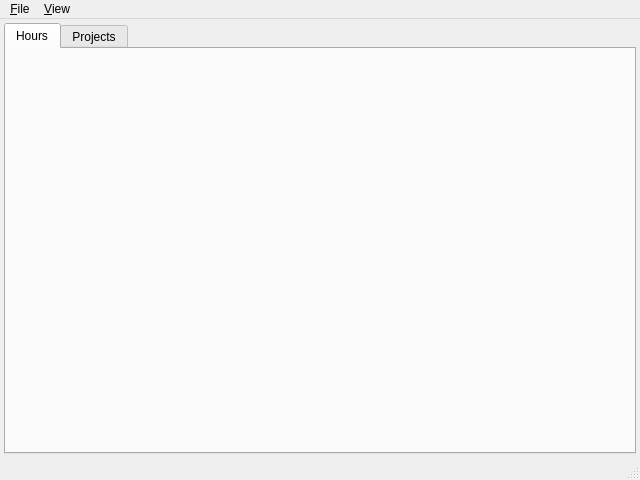
<?xml version="1.0" encoding="UTF-8"?>
<ui version="4.0">
 <class>WMainWindow</class>
 <widget class="QMainWindow" name="WMainWindow">
  <property name="geometry">
   <rect>
    <x>0</x>
    <y>0</y>
    <width>640</width>
    <height>480</height>
   </rect>
  </property>
  <property name="windowTitle">
   <string>HourGlass</string>
  </property>
  <widget class="QWidget" name="centralwidget">
   <layout class="QVBoxLayout" name="verticalLayout_3">
    <property name="spacing">
     <number>4</number>
    </property>
    <property name="leftMargin">
     <number>4</number>
    </property>
    <property name="topMargin">
     <number>4</number>
    </property>
    <property name="rightMargin">
     <number>4</number>
    </property>
    <property name="bottomMargin">
     <number>4</number>
    </property>
    <item>
     <widget class="QTabWidget" name="tabWidget">
      <property name="currentIndex">
       <number>0</number>
      </property>
      <widget class="QWidget" name="tab_1">
       <attribute name="title">
        <string>Hours</string>
       </attribute>
       <layout class="QVBoxLayout" name="verticalLayout_2">
        <property name="spacing">
         <number>4</number>
        </property>
        <property name="leftMargin">
         <number>4</number>
        </property>
        <property name="topMargin">
         <number>4</number>
        </property>
        <property name="rightMargin">
         <number>4</number>
        </property>
        <property name="bottomMargin">
         <number>4</number>
        </property>
        <item>
         <widget class="WWorkHours" name="hoursWidget" native="true"/>
        </item>
       </layout>
      </widget>
      <widget class="QWidget" name="tab_2">
       <attribute name="title">
        <string>Projects</string>
       </attribute>
       <layout class="QVBoxLayout" name="verticalLayout">
        <property name="spacing">
         <number>4</number>
        </property>
        <property name="leftMargin">
         <number>4</number>
        </property>
        <property name="topMargin">
         <number>4</number>
        </property>
        <property name="rightMargin">
         <number>4</number>
        </property>
        <property name="bottomMargin">
         <number>4</number>
        </property>
        <item>
         <widget class="WProjects" name="projectsWidget" native="true"/>
        </item>
       </layout>
      </widget>
     </widget>
    </item>
   </layout>
  </widget>
  <widget class="QMenuBar" name="menubar">
   <property name="geometry">
    <rect>
     <x>0</x>
     <y>0</y>
     <width>640</width>
     <height>25</height>
    </rect>
   </property>
   <widget class="QMenu" name="fileMenu">
    <property name="title">
     <string>&amp;File</string>
    </property>
    <addaction name="openAction"/>
    <addaction name="separator"/>
    <addaction name="saveAction"/>
    <addaction name="saveAsAction"/>
    <addaction name="separator"/>
    <addaction name="recentFilesAction"/>
    <addaction name="separator"/>
    <addaction name="quitAction"/>
   </widget>
   <widget class="QMenu" name="viewMenu">
    <property name="title">
     <string>&amp;View</string>
    </property>
    <addaction name="selectRowsAction"/>
    <addaction name="showProjectRowAction"/>
   </widget>
   <addaction name="fileMenu"/>
   <addaction name="viewMenu"/>
  </widget>
  <widget class="QStatusBar" name="statusbar"/>
  <action name="quitAction">
   <property name="text">
    <string>&amp;Quit</string>
   </property>
  </action>
  <action name="openAction">
   <property name="text">
    <string>&amp;Open...</string>
   </property>
  </action>
  <action name="saveAsAction">
   <property name="text">
    <string>Save &amp;as...</string>
   </property>
  </action>
  <action name="saveAction">
   <property name="text">
    <string>&amp;Save</string>
   </property>
  </action>
  <action name="recentFilesAction">
   <property name="text">
    <string>&amp;Recent files</string>
   </property>
  </action>
  <action name="selectRowsAction">
   <property name="checkable">
    <bool>true</bool>
   </property>
   <property name="text">
    <string>Select &amp;rows</string>
   </property>
  </action>
  <action name="showProjectRowAction">
   <property name="checkable">
    <bool>true</bool>
   </property>
   <property name="text">
    <string>Show &amp;project row</string>
   </property>
  </action>
 </widget>
 <customwidgets>
  <customwidget>
   <class>WProjects</class>
   <extends>QWidget</extends>
   <header>WProjects.h</header>
   <container>1</container>
  </customwidget>
  <customwidget>
   <class>WWorkHours</class>
   <extends>QWidget</extends>
   <header>WWorkHours.h</header>
   <container>1</container>
  </customwidget>
 </customwidgets>
 <tabstops>
  <tabstop>tabWidget</tabstop>
 </tabstops>
 <resources/>
 <connections/>
</ui>
